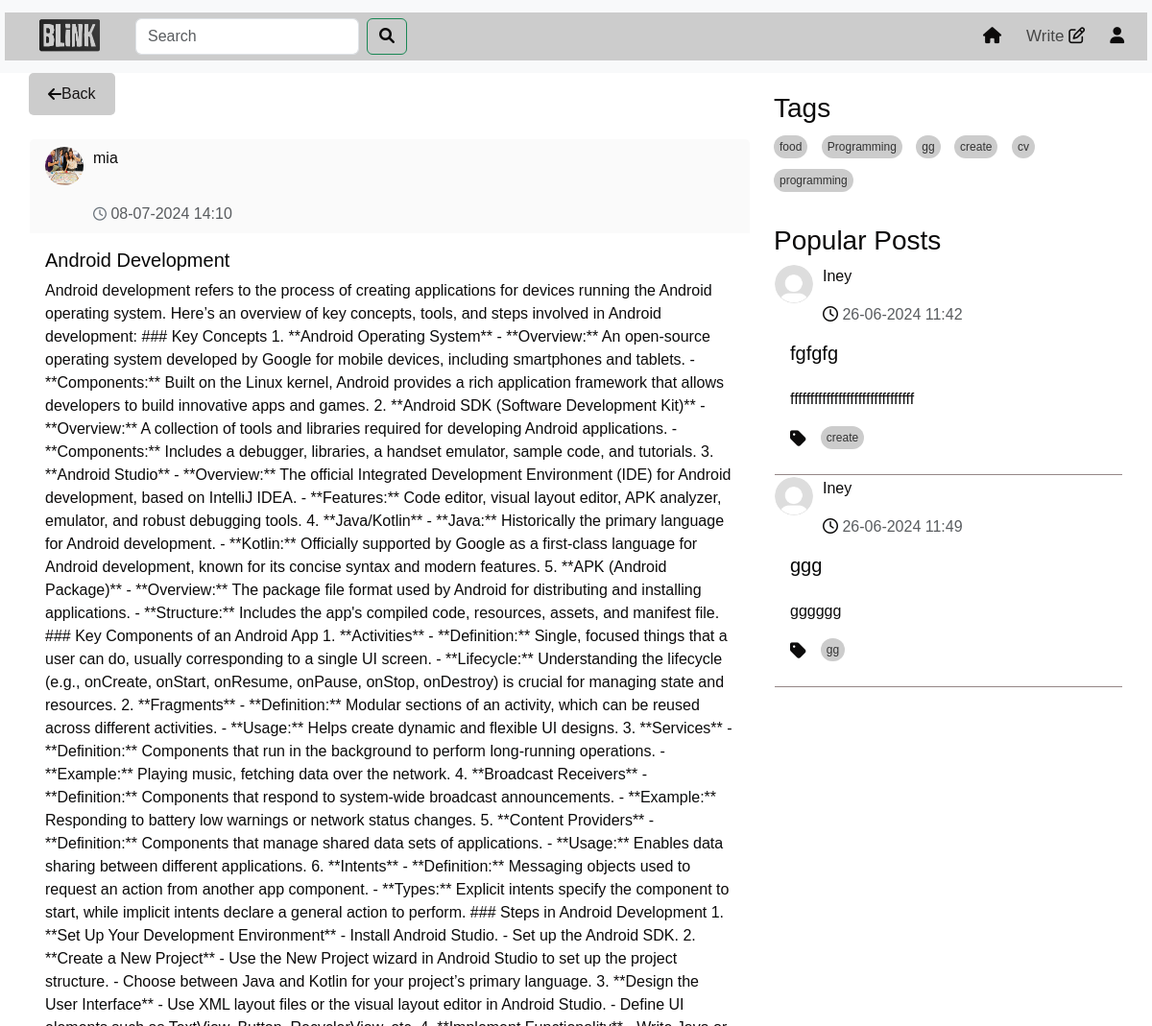
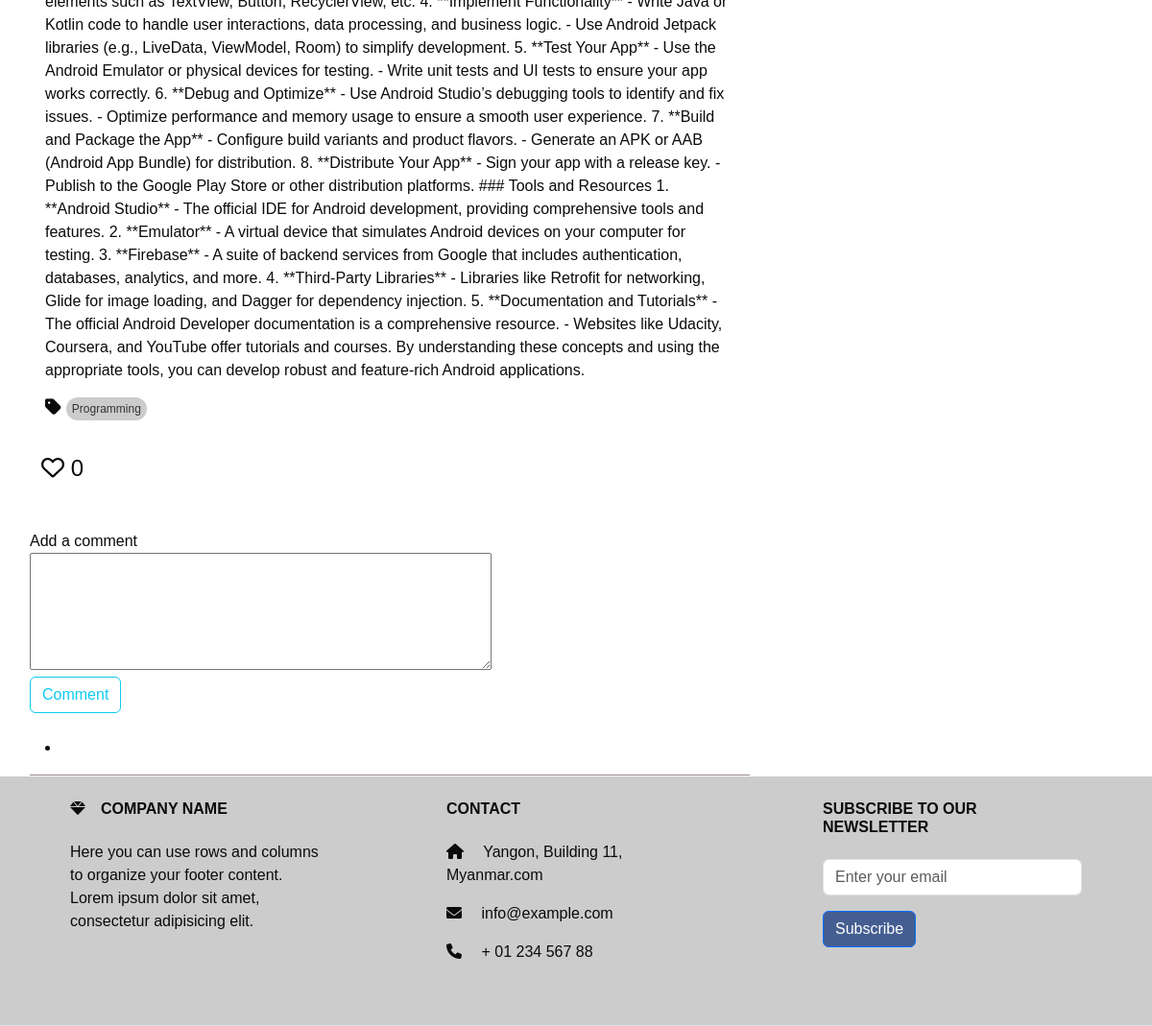
Screenshot of /full_post/7 (signed in) with the database file from the repository (2 pictures, top to bottom).
### models.py (models this page shows, shortened)
class User(UserMixin,db.Model):
    id = db.Column(db.Integer, primary_key=True)
    username = db.Column(db.String(50), unique=True)
    email =db.Column(db.String(50), unique=True)
    password = db.Column(db.String(100))
    bio = db.Column(db.String(50))
    profile_picture = db.Column(db.String(250))
    posts = db.relationship('Post', backref='author', lazy=True)
    comments = db.relationship('Comment', backref='author', lazy=True)

class Post(db.Model):
    id = db.Column(db.Integer, primary_key=True)
    title = db.Column(db.Text())
    content = db.Column(db.Text())
    tag = db.Column(db.Text(), nullable=False)
    user_id = db.Column(db.Integer, db.ForeignKey('user.id'), nullable=False)
    created_date = db.Column(db.DateTime,default=datetime.datetime.now)
    likes = db.Column(db.Integer, default=0)
    meta = db.Column(db.Text, nullable=True)
    comments = db.relationship('Comment', backref='post',cascade="all, delete", lazy=True)

### route.py (the view)
@app.route("/full_post/<int:post_id>",methods=['GET', 'POST'])
@login_required
def full_post(post_id,limit=2):
    post = Post.query.get_or_404(post_id)
    unique_tags = list(set(tag for tag, in Post.query.with_entities(Post.tag).distinct().limit(15)))
    popular_posts = Post.query.order_by(Post.likes.desc()).limit(limit).all()
    comment_form = CommentForm()
    forms=SearchForm()
    query = forms.search.data
    if forms.validate_on_submit():
         search_results = Post.query.filter(Post.title.ilike(f'%{query}%')).all()
         return render_template('search_results.html' , form=forms,search_results =search_results,popular_posts = popular_posts)
    elif comment_form.validate_on_submit():
        comment = Comment(content=comment_form.content.data, post=post, author=current_user)
        db.session.add(comment)
        db.session.commit()
        comment_form.content.data=''
        return render_template('full_post.html',tags=unique_tags, post=post ,comment_form = comment_form , form = forms,popular_posts = popular_posts)
    return render_template('full_post.html', tags=unique_tags,post=post ,comment_form = comment_form , form = forms,popular_posts = popular_posts )

### forms.py
class CommentForm(FlaskForm):
    content = TextAreaField('Add a comment', validators=[DataRequired()])
    submit = SubmitField('Comment')

class SearchForm(FlaskForm):
    search = StringField('Search ', validators=[DataRequired()])
    submit = SubmitField('Search')

### route.py (called while the page is built)
@login_manager.user_loader
def loader_user(user_id):
    return User.query.get(user_id)

### templates/full_post.html (shortened to what this page needs)
<!DOCTYPE html>
<html lang="en">
<head>
  <link href="https://cdn.jsdelivr.net/npm/bootstrap@5.3.3/dist/css/bootstrap.min.css" rel="stylesheet">
  <link href="https://cdnjs.cloudflare.com/ajax/libs/font-awesome/6.0.0-beta3/css/all.min.css" rel="stylesheet">
  <link rel="stylesheet" href="https://cdnjs.cloudflare.com/ajax/libs/font-awesome/5.15.4/css/all.min.css">
  <link href="https://cdnjs.cloudflare.com/ajax/libs/font-awesome/6.0.0-beta3/css/all.min.css" rel="stylesheet">
  <link rel="stylesheet" href="/static/home.css">
  <link rel="stylesheet" href="/static/topnav.css" />
</head>
<body>
  {% include 'topnav.html' %}
<div>
  <div class="container" >
    <div class="row">
      <div class="col-sm-8">
        <div id="posts-container">
          <a href="{{ url_for('home') }}" style="text-decoration: none;">
            <button class="back-button" onclick="goBack()">
              <i class="fa fa-arrow-left "> </i>
                Back
          </button>
          </a>
          <div class="card">
            <div class="card-header">
                <div class="profile-image">
                  <a
                  class="nav-link"
                  href="{{ url_for('profile',user_id=post.user_id) }}"
                  ><img
                    src="{{ url_for('static', filename='/photo/user_profile/'+post.author.profile_picture) }}"
                    width="60"
                    height="60"
                    alt=""
                       /></a>
                <div style="width: 300px">
                    <p id="name">
                      <a
                      class="nav-link"
                      href="{{ url_for('profile',user_id=post.user_id) }}"
                      >{{post.author.username}}</a
                    >
                    </p>
                    <p class="text-muted mb-0"><i class="fa-regular fa-clock"></i>  {{post.created_date.strftime('%d-%m-%Y %H:%M')}}</p>
                 </div>
               </div>
          </div>
          <div class="card-body">
            <h5 class="card-title">{{post.title}}</h5>
            <p>{{post.content | safe}}</p>
            <div class="tags-container">
              <ul class="list-group list-group-horizontal">
                <i class="fas fa-tag"></i>
                <a href="{{ url_for('home_tag',tag=post.tag ) }}" class="tag">{{post.tag}} </a>
              </ul>
              </div>
          </div>
              <form
              action="{{ url_for('like_post', post_id=post.id) }}"
              method="post"
              style="display: inline"
            >
            <div class="card-end" style="border-bottom: #958787 solid 1px;">
              <button type="submit" class="btn btn-light heart-button" onclick="toggleHeart(this)">
                <i class="far fa-heart"></i>
                <span>{{ post.likes }}</span>
              </button>
               </form>
                <div class="timeline-comment-box">
               </div>
                    <div class="input">
                      <form method="post" style="display: inline">
                            <div class="form-group">
                              {{ comment_form.content.label }}<br />
                              {{ comment_form.content(cols=50, rows=5) }}
                            </div>
                            <div class="form-group">
                            {{ comment_form.submit(class="btn btn-outline-info") }}
                            </div>
                            </form>
                    </div>
                              <ul>
                              </ul>
        </div>
      </div>
      </div>
    </div>
    {% include 'sidenav.html' %}
  </div>
</div>
  {% include 'footer.html' %}
</body>
</html>

### templates/sidenav.html (shortened to what this page needs)
<!DOCTYPE html>
<html lang="en">
  <head>
    <link
      href="https://cdn.jsdelivr.net/npm/bootstrap@5.3.3/dist/css/bootstrap.min.css"
      rel="stylesheet"
    />
    <link
      href="https://cdnjs.cloudflare.com/ajax/libs/font-awesome/6.0.0-beta3/css/all.min.css"
      rel="stylesheet"
    />
    <link
      rel="stylesheet"
      href="https://cdnjs.cloudflare.com/ajax/libs/font-awesome/5.15.4/css/all.min.css"
    />
    <link
      href="https://cdnjs.cloudflare.com/ajax/libs/font-awesome/6.0.0-beta3/css/all.min.css"
      rel="stylesheet"
    />
    <link rel="stylesheet" href="/static/home.css" />
  </head>
  <body>
    <div class="col-sm-4" id="right-column">
      <div class="tags-section">
        <h3>Tags</h3>
        <div class="tags-container">
          {% if tags %} {% for tag in tags %}
          <a href="{{ url_for('home_tag',tag=tag ) }}" class="tag">{{ tag }}</a>
          {% endfor %} {% else %}
          <p>No tags available</p>
          {% endif %}
        </div>
      </div>
      <div class="mt-4">
        <h3>Popular Posts</h3>
        {% for popular_post in popular_posts %}
        <div class="card">
          <div>
            <div class="profile-image">
              <a
                class="nav-link"
                href="{{ url_for('profile',user_id=popular_post.user_id) }}"
                ><img
                  src="{{ url_for('static', filename='/photo/user_profile/'+popular_post.author.profile_picture) }}"
                  width="60"
                  height="60"
                  alt=""
              /></a>
              <div style="width: 300px">
                <p id="name">
                  <a
                    class="nav-link"
                    href="{{ url_for('profile',user_id=popular_post.user_id) }}"
                    >{{popular_post.author.username}}</a
                  >
                </p>
                <p class="text-muted mb-0">
                  <i class="fa-regular fa-clock"></i>
                  {{popular_post.created_date.strftime('%d-%m-%Y %H:%M')}}
                </p>
              </div>
            </div>
          </div>
          <div class="card-body">
            <a
              class="nav-link"
              href="{{ url_for('full_post',post_id=popular_post.id) }}"
            >
              <h5 class="card-title" id="popular">{{popular_post.title}}</h5>
              <p class="card-text" id="card-description">
                {{popular_post.meta |safe }}
              </p>
              <div class="tags-container">
                <ul class="list-group list-group-horizontal">
                  <i class="fas fa-tag"></i>
                  <a
                    href="{{ url_for('home_tag',tag=popular_post.tag ) }}"
                    class="tag"
                    >{{popular_post.tag}}</a
                  >
                </ul>
              </div>
            </a>
          </div>
          <div class="card-end" style="border-bottom: #958787 solid 1px"></div>
        </div>
        {% endfor %}
      </div>
    </div>
  </body>
</html>

### static/home.css (style rules this page uses)
* { color: #0c0b0b; font-family: sans-serif; margin: 0; padding: 0; box-sizing: border-box; }
.container { background: #fff; padding: 0; margin-top: 0; z-index: 1; }
.back-button { display: flex; align-items: center; padding: 10px 20px; background-color: #ccc; color: #181515; border: none; border-radius: 5px; cursor: pointer; font-size: 16px; transition: background-color 0.3s; }
.card { color: #070707; border-color: #ffffff; background-color: #ffffff; }
.card-header { padding: 10px; background-color: #fafafa; border-bottom: 1px solid #ccc; display: flex; align-items: center; border-bottom: none !important; }
.card-header { display: flex; flex-direction: row; justify-content: space-between; align-items: center; padding: 0.5rem 1rem; }
.profile-image { margin-right: 10px; }
.profile-image img { border-radius: 50%; width: 40px; height: 40px; }
.card-header p { margin: 0; }
.card-header i { margin: 0; font-size: 14px; color: #6c757d; }
.card-body { background-color: #ffffff; }
.card-text { overflow: hidden; text-overflow: ellipsis; display: -webkit-box; -webkit-line-clamp: 3; -webkit-box-orient: vertical; transition: -webkit-line-clamp 0.5s ease; }
.profile-image { float: left; display: flex; justify-content: center; margin-right: 1rem; }
.profile-image img { border-radius: 50%; }
#right-column { position: -webkit-sticky; position: sticky; top: 0; height: 100vh; overflow-y: auto; padding-top: 20px; }
ul { display: flex; }
.timeline-comment-box { background: #ffffff; margin-left: -15px; margin-right: -15px; padding: 20px 25px; }
#right-column { position: -webkit-sticky; position: sticky; top: 0; height: 100vh; overflow-y: hidden; padding-top: 20px; z-index: 1; }
.tags-container { margin-top: 10px; }
.fa-tag { font-size: 1.2em; margin-right: 5px; vertical-align: middle; }
.tags-container .tag { background-color: #ccc; color: #333; padding: 3px 6px; margin-right: 10px; border-radius: 20px; text-decoration: none; font-size: 12px; display: inline-block; }
.heart-button { border: none; background-color: transparent; cursor: pointer; font-size: 1.5rem; color: #e74c3c; transition: color 0.3s; }

### static/topnav.css (style rules this page uses)
* { color: #0c0b0b; font-family: sans-serif; margin: 0; padding: 0; box-sizing: border-box; }
.container { background: #fff; padding: 0; margin-top: 0; z-index: 1; }
.row a { border-radius: 15%; margin-bottom: 10px; margin-right: 10px; }

### rows the page displays
User: profile_picture (picture), author.username "mia"
Post: created_date "08-07-2024 14:10", title "Android Development", content "Android development refers to the process of creating applications for devices running the Android operating system. Here’s an overview of key concepts, tools, and steps involved in Android development: ### Key Concepts 1. **Android Operating System** - **Overview:** An open-source operating system developed by Google for mobile devices, including smartphones and tablets. - **Components:** Built on the Linux kernel, Android provides a rich application framework that allows developers to build innovative apps and games. 2. **Android SDK (Software Development Kit)** - **Overview:** A collection of tools and libraries required for developing Android applications. - **Components:** Includes a…", tag "Programming", likes "0"
Post: profile_picture (placeholder picture), author.username "Iney", created_date "26-06-2024 11:42", title "fgfgfg", meta "fffffffffffffffffffffffffffffff", tag "create"
Post: profile_picture (placeholder picture), author.username "Iney", created_date "26-06-2024 11:49", title "ggg", meta "gggggg", tag "gg"

### other values shown
{{ comment_form.content.label }} "Add a comment"
{{ tag }} "food" "Programming" "gg" "create" "cv" "programming"
